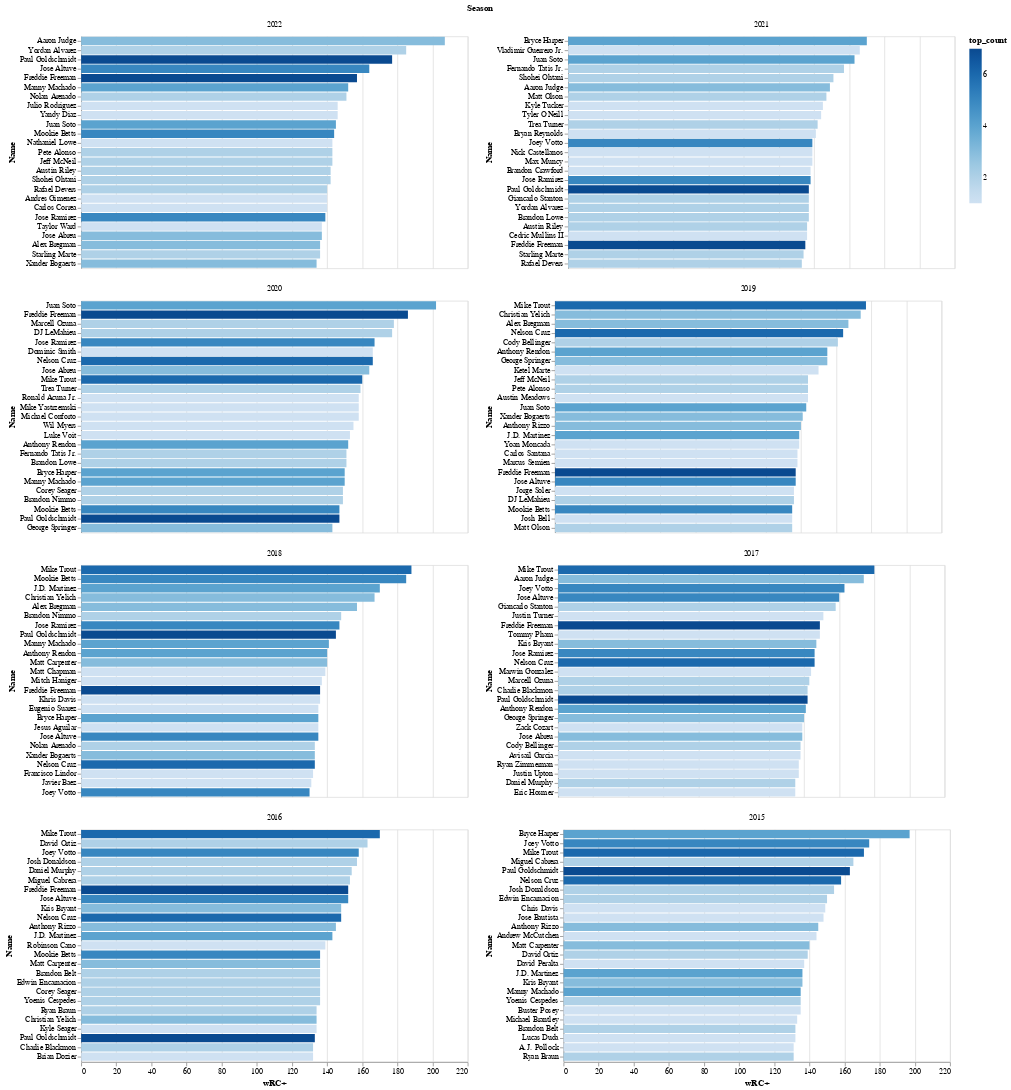

Notebook code for this chart:
### Code cell
alt.Chart(df_wrc.sort_values(["Season","wRC+"], ascending=False)).mark_bar().encode(
    x="wRC+",
    y=alt.Y("Name", sort=None),
    color="top_count",
    tooltip=["Team", "WAR", "top_count", "wRC+"],
    facet=alt.Facet("Season",columns=2,
        sort=alt.EncodingSortField('Season', order='descending')  
    )
).properties(width=500, height=300)\
.resolve_scale(y="independent")

### Figure 1 — Vega-Lite specification as saved in the notebook (floating-point values rounded to 4 significant figures; data arrays with more than 128 entries replaced by an {"elided": "..."} marker saying what was removed)
{"config": {"view": {"continuousWidth": 400, "continuousHeight": 300}}, "data": {"name": "data-47a2c4316822e8731d5abf1f52e031e9"}, "mark": "bar", "encoding": {"color": {"type": "quantitative", "field": "top_count"}, "facet": {"type": "quantitative", "columns": 2, "field": "Season", "sort": {"field": "Season", "order": "descending"}}, "tooltip": [{"type": "nominal", "field": "Team"}, {"type": "quantitative", "field": "WAR"}, {"type": "quantitative", "field": "top_count"}, {"type": "quantitative", "field": "wRC+"}], "x": {"type": "quantitative", "field": "wRC+"}, "y": {"type": "nominal", "field": "Name", "sort": null}}, "height": 300, "resolve": {"scale": {"y": "independent"}}, "width": 500, "$schema": "https://vega.github.io/schema/vega-lite/v4.8.1.json", "datasets": {"data-47a2c4316822e8731d5abf1f52e031e9": {"elided": "200 records"}}}
